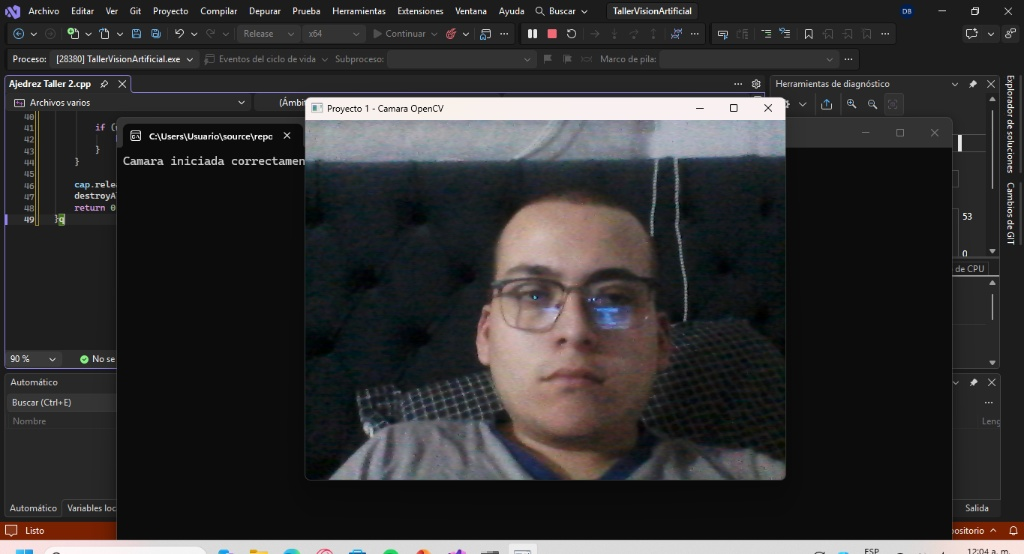
//> input picture proyecto1.jpg.jpg, 1024 x 554 px, given in place of the camera
$ ./Cuatro_Filtros_Taller_3   (built with g++ and OpenCV 4)
//> lines starting //> are read from the running program, lines starting //| are printed output that depends on the picture
#include <opencv2/opencv.hpp>
#include <iostream>

using namespace cv;
using namespace std;

int main() {
    VideoCapture cap(0);
    if (!cap.isOpened()) {
        cout << "Error: No se pudo conectar a la cámara." << endl;
        return -1;
    }

    Mat frame, gray, boxFiltered, medianFiltered;
    Mat gradX, gradY, absGradX, absGradY, sobelOutput;

    cout << "Iniciando Proyecto 3: Filtros Espaciales..." << endl;
    cout << "Presiona 'q' en cualquier ventana de video para salir." << endl;

    while (true) {
        cap.read(frame);
//> frame is the input picture: 554 rows x 1024 cols, CV_8UC3; mean B, G, R 48.6, 48.1, 49.2
        if (frame.empty()) break;


        boxFilter(frame, boxFiltered, -1, Size(9, 9));
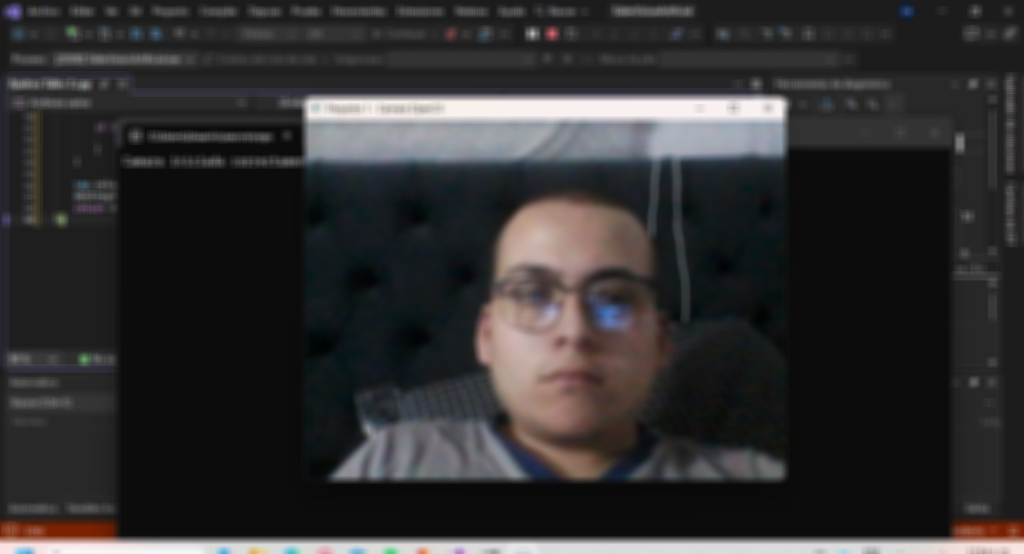
//> boxFiltered: 554 rows x 1024 cols, CV_8UC3; mean B, G, R 48.6, 48.1, 49.3


        medianBlur(frame, medianFiltered, 9);
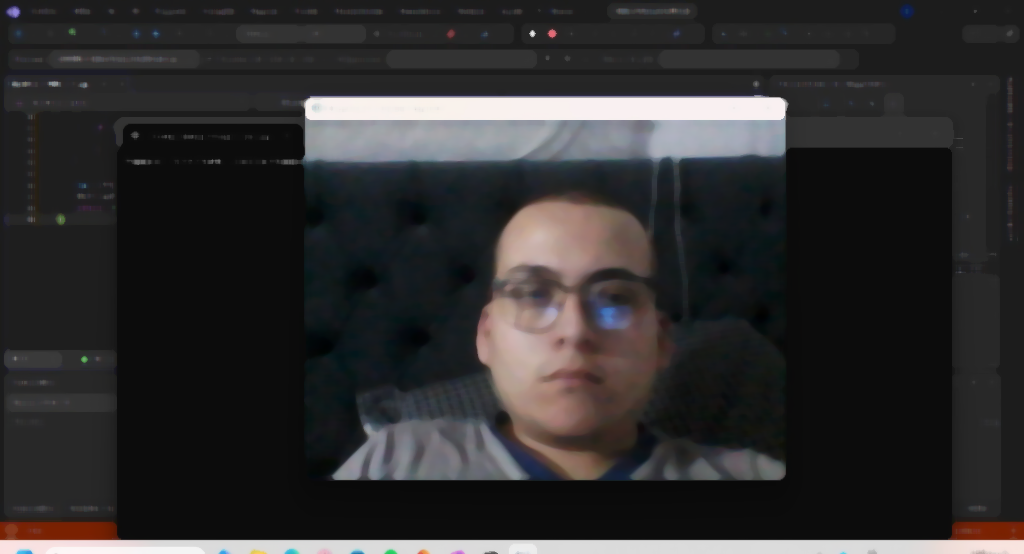
//> medianFiltered: 554 rows x 1024 cols, CV_8UC3; mean B, G, R 46.7, 46.2, 47.4

        cvtColor(frame, gray, COLOR_BGR2GRAY);
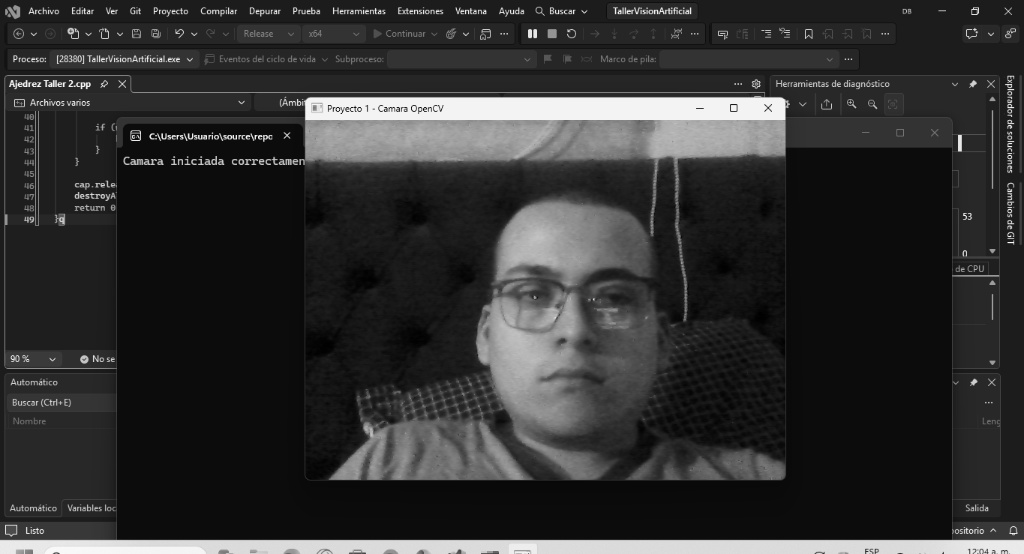
//> gray: 554 rows x 1024 cols, CV_8UC1; min 0, max 255, mean 48.5


        Sobel(gray, gradX, CV_16S, 1, 0, 3);
        Sobel(gray, gradY, CV_16S, 0, 1, 3);
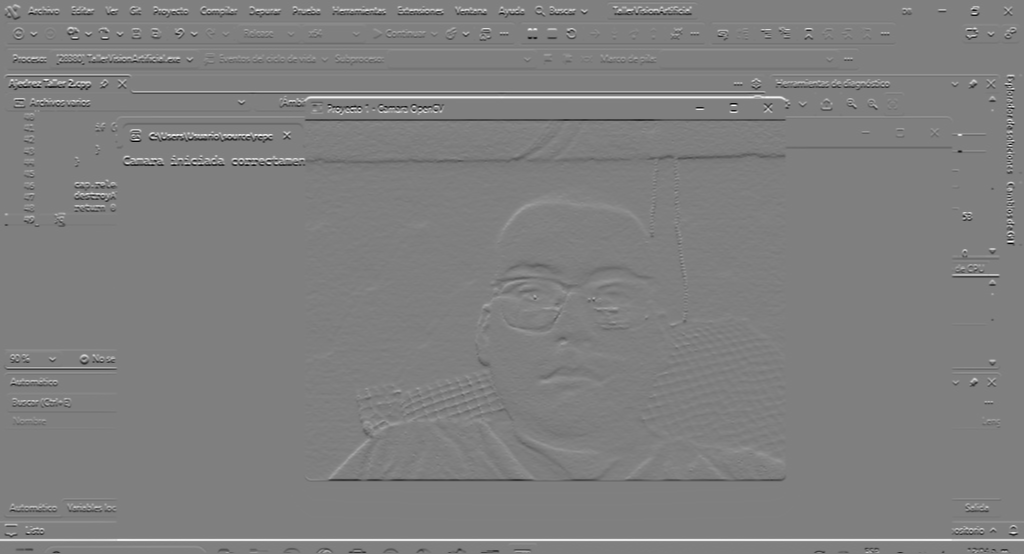
//> gradY: 554 rows x 1024 cols, CV_16SC1; min -895, max 892, mean 2.6; drawn with min black and max white


        convertScaleAbs(gradX, absGradX);
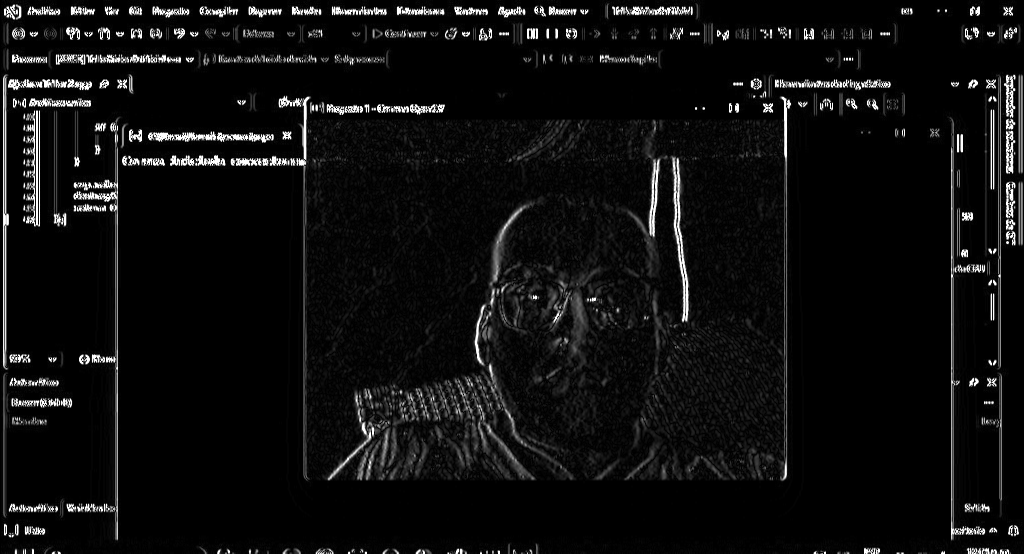
//> absGradX: 554 rows x 1024 cols, CV_8UC1; min 0, max 255, mean 14.7
        convertScaleAbs(gradY, absGradY);
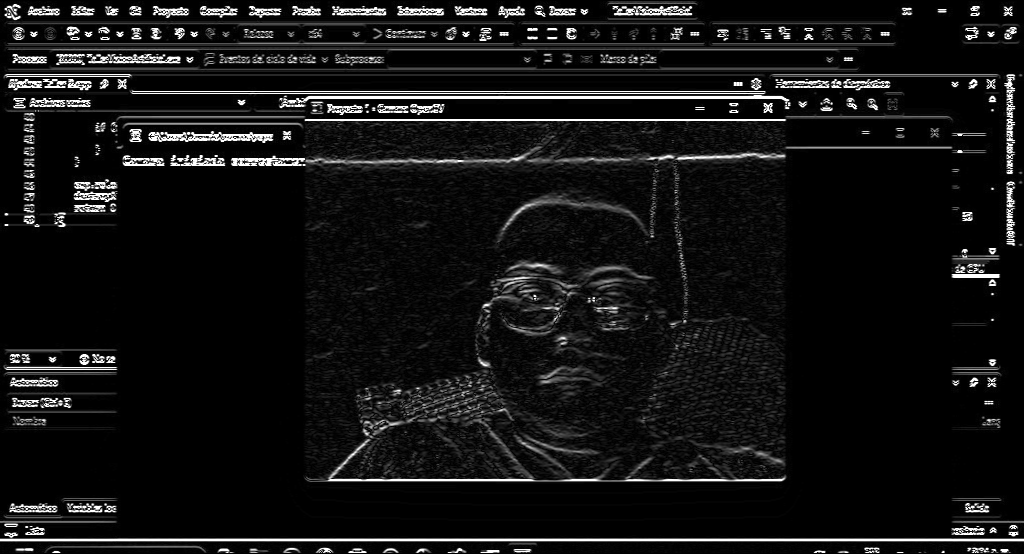
//> absGradY: 554 rows x 1024 cols, CV_8UC1; min 0, max 255, mean 19.7


        addWeighted(absGradX, 0.5, absGradY, 0.5, 0, sobelOutput);
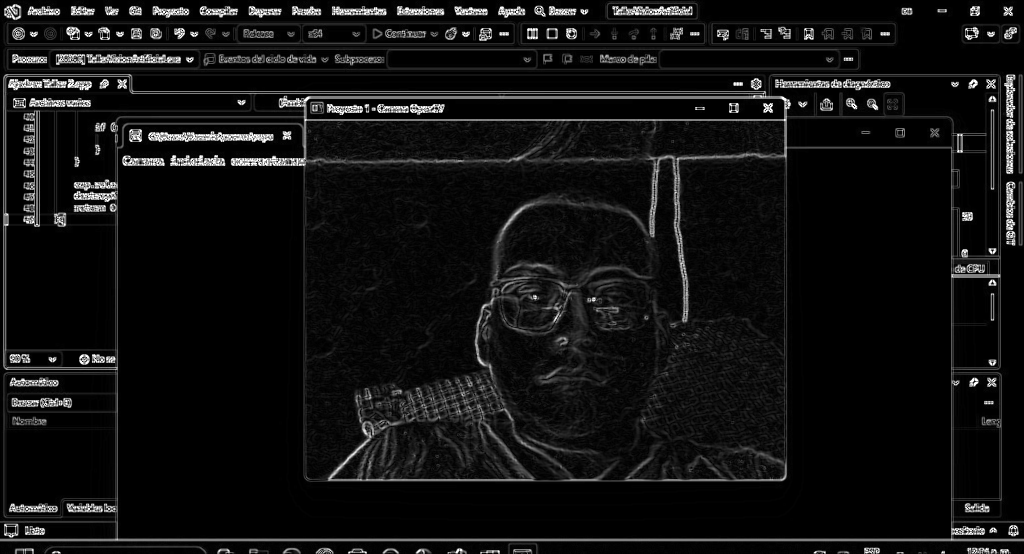
//> sobelOutput: 554 rows x 1024 cols, CV_8UC1; min 0, max 255, mean 17.2


        imshow("1. Original", frame);
        imshow("2. Filtro de Caja (Desenfocado)", boxFiltered);
        imshow("3. Filtro de Mediana", medianFiltered);
        imshow("4. Filtro Sobel (Bordes)", sobelOutput);


        if (waitKey(1) == 'q') {
//> the 'q' key is pressed
            break;
        }
    }

    cap.release();
    destroyAllWindows();
    return 0;
}

$ run again, on proyecto2.jpg.jpg
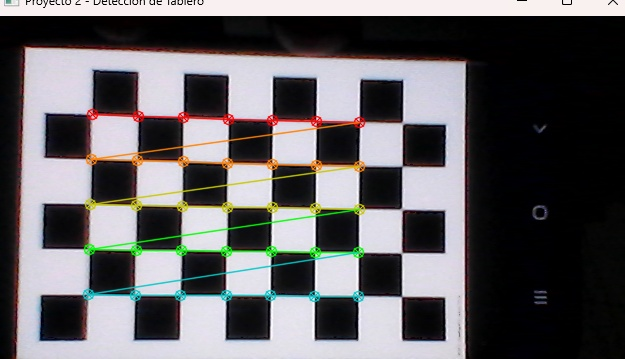
//> input picture proyecto2.jpg.jpg, 625 x 359 px, given in place of the camera
//> frame is the input picture: 359 rows x 625 cols, CV_8UC3; mean B, G, R 99, 96.7, 99
//> `Sobel(gray, gradY, CV_16S, 0, 1, 3);`:
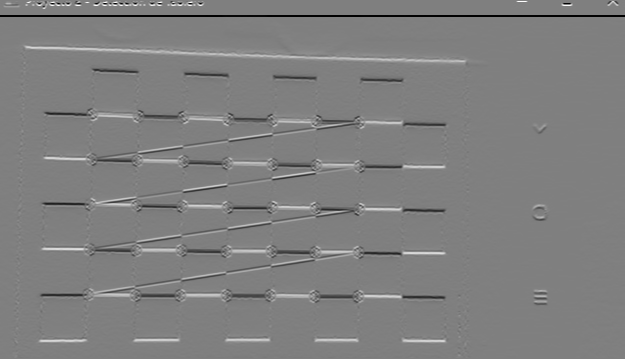
//> gradY: 359 rows x 625 cols, CV_16SC1; min -977, max 973, mean -1.4; drawn with min black and max white
//> `addWeighted(absGradX, 0.5, absGradY, 0.5, 0, sobelOutput);`:
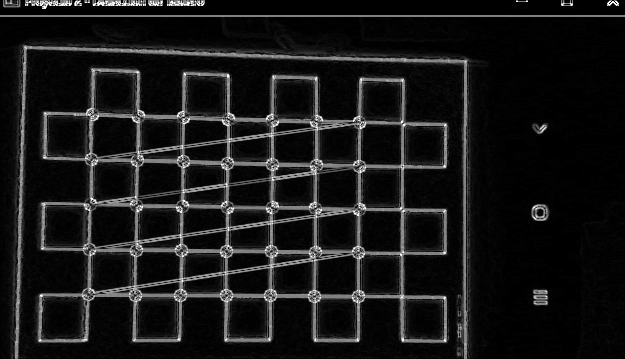
//> sobelOutput: 359 rows x 625 cols, CV_8UC1; min 0, max 255, mean 23.7

$ run again, on proyecto3.jpg.jpg
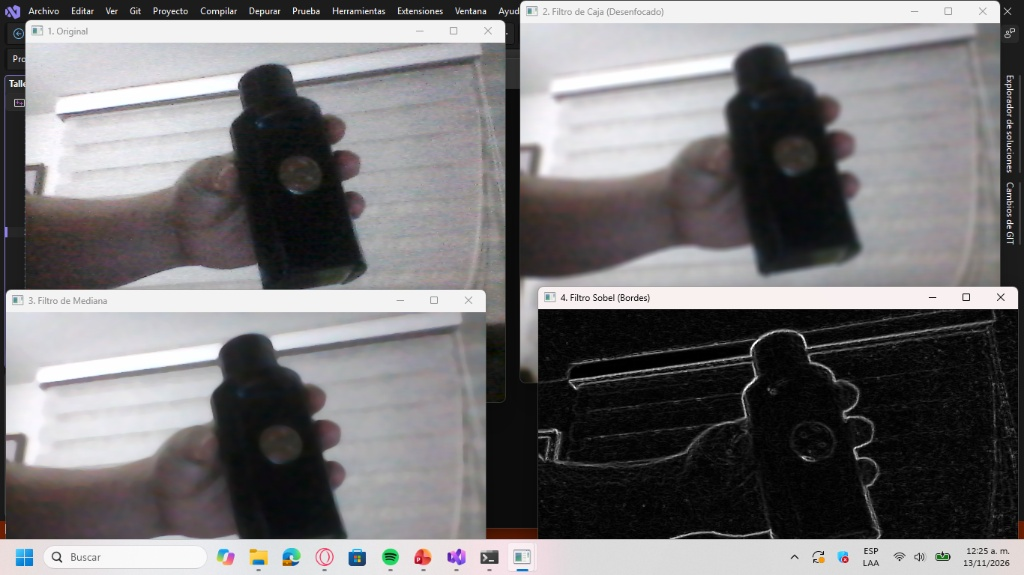
//> input picture proyecto3.jpg.jpg, 1024 x 575 px, given in place of the camera
//> frame is the input picture: 575 rows x 1024 cols, CV_8UC3; mean B, G, R 119.4, 117.8, 119.6
//> `Sobel(gray, gradY, CV_16S, 0, 1, 3);`:
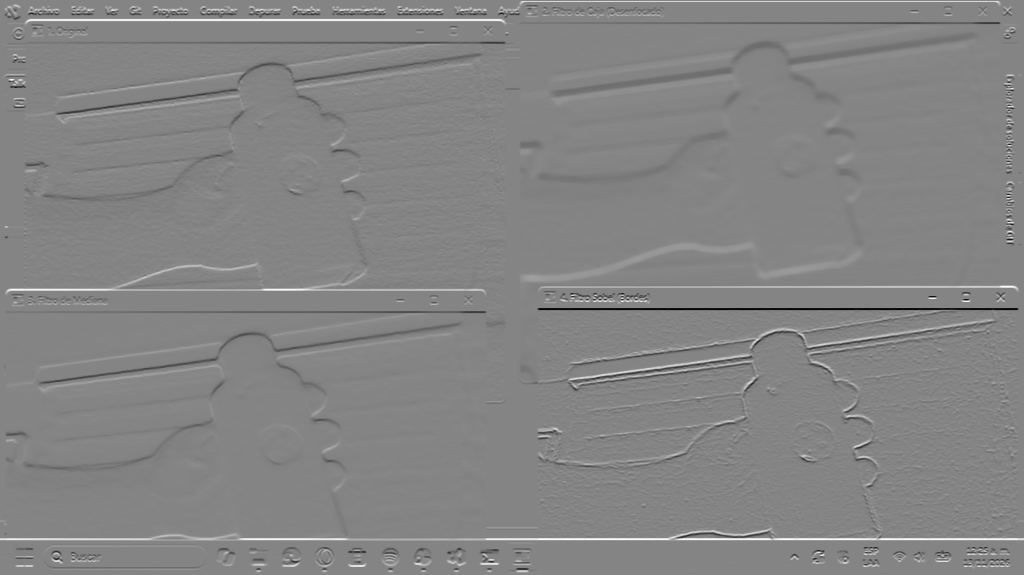
//> gradY: 575 rows x 1024 cols, CV_16SC1; min -967, max 894, mean 1.8; drawn with min black and max white
//> `addWeighted(absGradX, 0.5, absGradY, 0.5, 0, sobelOutput);`:
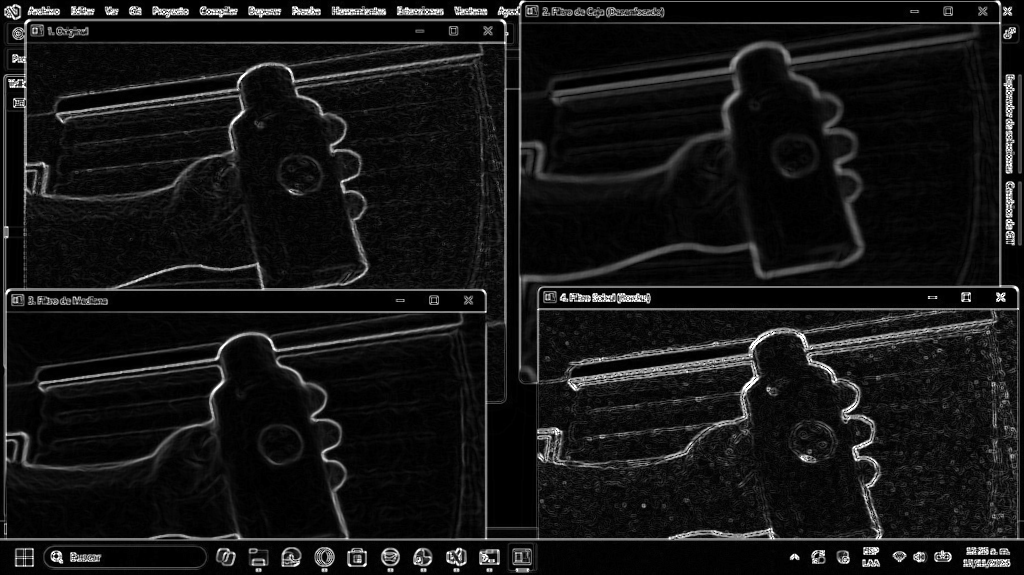
//> sobelOutput: 575 rows x 1024 cols, CV_8UC1; min 0, max 255, mean 21.4

$ run again, on proyecto4.jpg.jpg
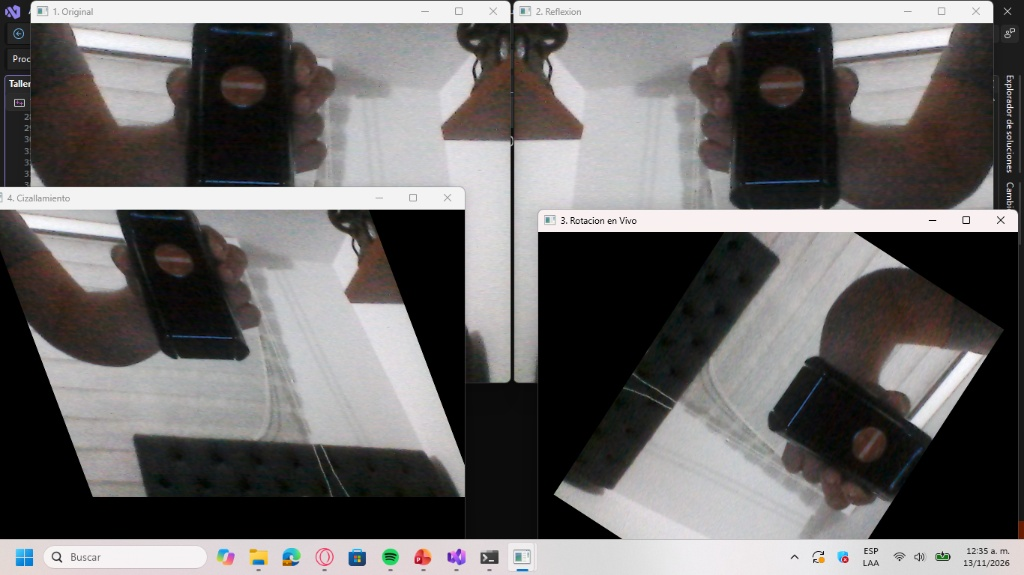
//> input picture proyecto4.jpg.jpg, 1024 x 575 px, given in place of the camera
//> frame is the input picture: 575 rows x 1024 cols, CV_8UC3; mean B, G, R 104.8, 105.3, 107.7
//> `addWeighted(absGradX, 0.5, absGradY, 0.5, 0, sobelOutput);`:
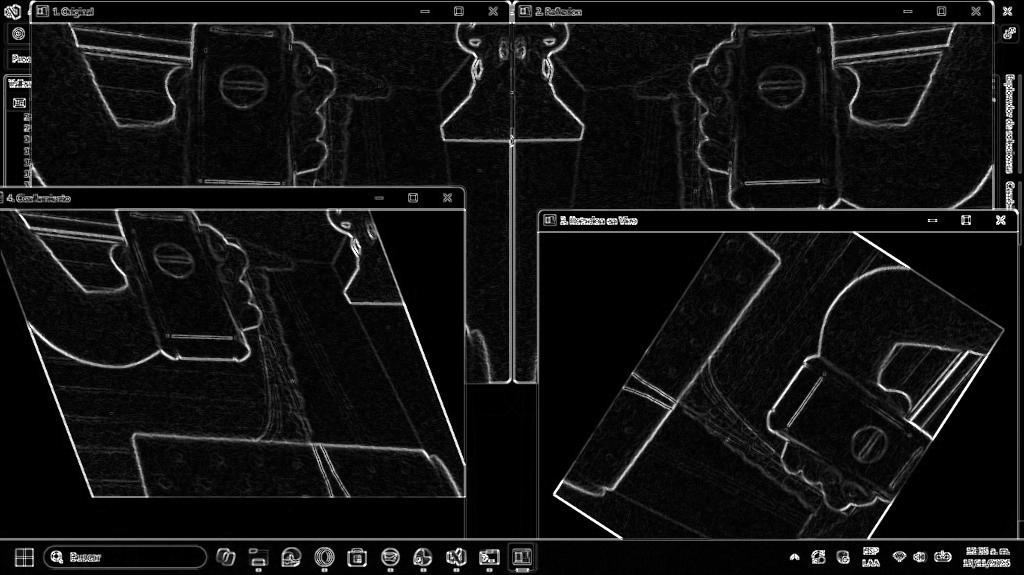
//> sobelOutput: 575 rows x 1024 cols, CV_8UC1; min 0, max 255, mean 18.5
